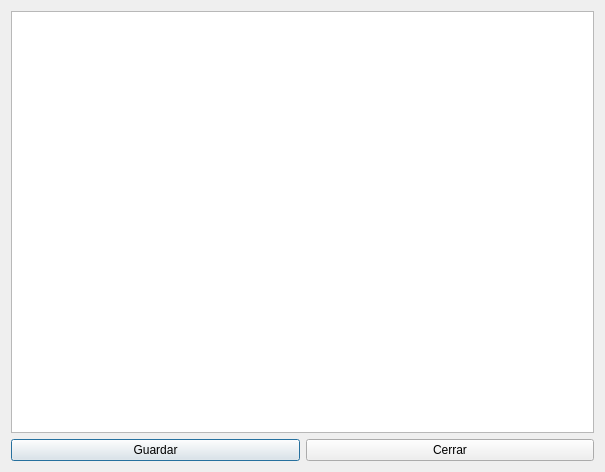
<?xml version="1.0" encoding="UTF-8"?>
<ui version="4.0">
 <class>Dialog_GV</class>
 <widget class="QDialog" name="Dialog_GV">
  <property name="geometry">
   <rect>
    <x>0</x>
    <y>0</y>
    <width>605</width>
    <height>472</height>
   </rect>
  </property>
  <property name="windowTitle">
   <string>Estructura</string>
  </property>
  <layout class="QGridLayout" name="gridLayout">
   <item row="0" column="0" colspan="2">
    <widget class="QGraphicsView" name="graphicsView"/>
   </item>
   <item row="1" column="0">
    <widget class="QPushButton" name="pushButton">
     <property name="text">
      <string>Guardar</string>
     </property>
    </widget>
   </item>
   <item row="1" column="1">
    <widget class="QPushButton" name="pushButton_2">
     <property name="text">
      <string>Cerrar</string>
     </property>
    </widget>
   </item>
  </layout>
 </widget>
 <resources/>
 <connections/>
</ui>
